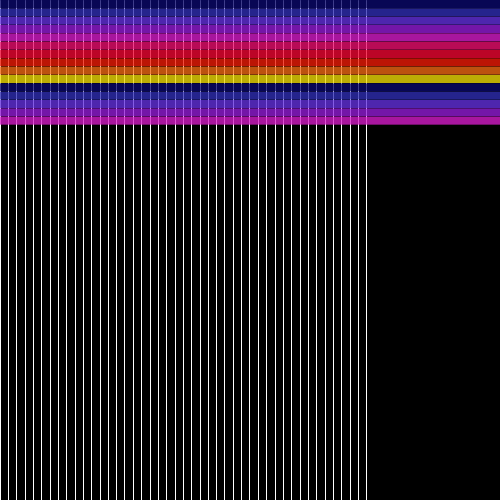
Frame 1 (no input)
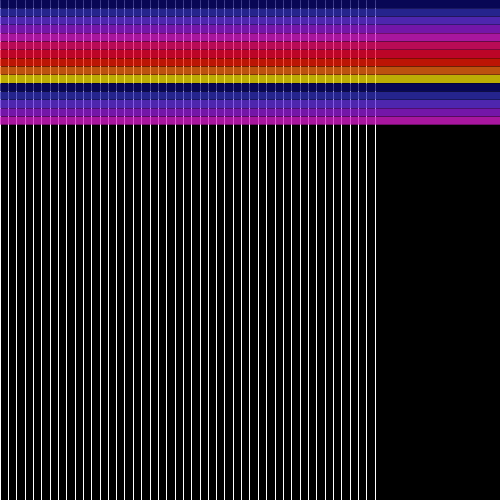
Frame 60 (the mouse pressed at the canvas centre just before this capture)
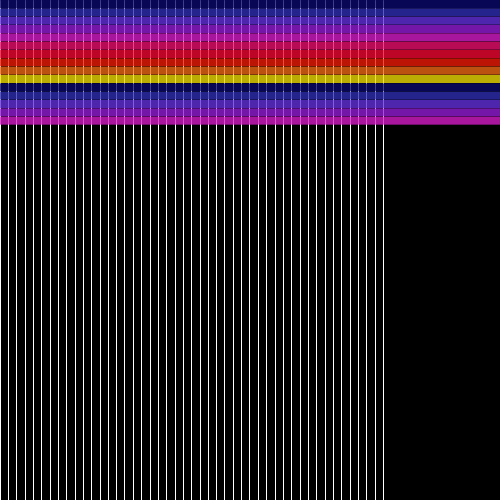
Frame 120 (the mouse held since frame 60 and released just before this capture)

The Processing sketch that drew these frames (run headless with seeded random() and noise(); from frame 60 on, the mouse is pressed at the canvas centre):

// Processing sketch: processing_41903
// ── processing_41903.pde

void setup()
{
  size(500, 500);
}

void draw()
{  
  background(0);

  int s = second()-1;
  int m = minute()-1;
  int h = hour()-12;

  
  for(int i = 0; i<=s; i++)
  {
    strokeWeight(1);
    stroke(255);
    float xSec = (width/60.0)*i;
    line(xSec, 0, xSec, 500);
  } 
  
  // Stripes for minutes

  for(int i = 0; i<=m; i+=10)
  {
    fill(#0A096C,200);
    noStroke();
    float xMin = (width/60.0)*i;
    rect(0, xMin, width, height/60);
  }
    for(int i = 1; i<=m; i+=10)
  {
    fill(#2F2EB4,200);
    noStroke();
    float xMin = (width/60.0)*i;
    rect(0, xMin, width, height/60);
  }
  
    for(int i = 2; i<=m; i+=10)
  {
    fill(#6431DE,200);
    noStroke();
    float xMin = (width/60.0)*i;
    rect(0, xMin, width, height/60);
  }
  
    for(int i = 3; i<=m; i+=10)
  {
    fill(#941CD6,200);
    noStroke();
    float xMin = (width/60.0)*i;
    rect(0, xMin, width, height/60);
  }
  
    for(int i = 4; i<=m; i+=10)
  {
    fill(#D61CCA,200);
    noStroke();
    float xMin = (width/60.0)*i;
    rect(0, xMin, width, height/60);
  }
  
    for(int i = 5; i<=m; i+=10)
  {
    fill(#EA0E6E,200);
    noStroke();
    float xMin = (width/60.0)*i;
    rect(0, xMin, width, height/60);
  }
  
    for(int i = 6; i<=m; i+=10)
  {
    fill(#F00732,200);
    noStroke();
    float xMin = (width/60.0)*i;
    rect(0, xMin, width, height/60);
  }
      
    for(int i = 7; i<=m; i+=10)
  {
    fill(#F01B07,200);
    noStroke();
    float xMin = (width/60.0)*i;
    rect(0, xMin, width, height/60);
  }
      for(int i = 8; i<=m; i+=10)
  {
    fill(#F06813, 200);
    noStroke();
    float xMin = (width/60.0)*i;
    rect(0, xMin, width, height/60);
  }
  
  for(int i = 9; i<=m; i+=10)
    {
    fill(#F0DD07,200);
    noStroke();
    float xMin = (width/60.0)*i;
    rect(0, xMin, width, height/60);
  }
  
  //hourly stripes
    
    for(int i = 0; i<=h; i+=2)
  {
    fill(255, 255, 255, 100);
    noStroke();
    float yHour = (width/24.0)*i;
    rect(yHour, 0, width/24.0, height);

  } 

}
